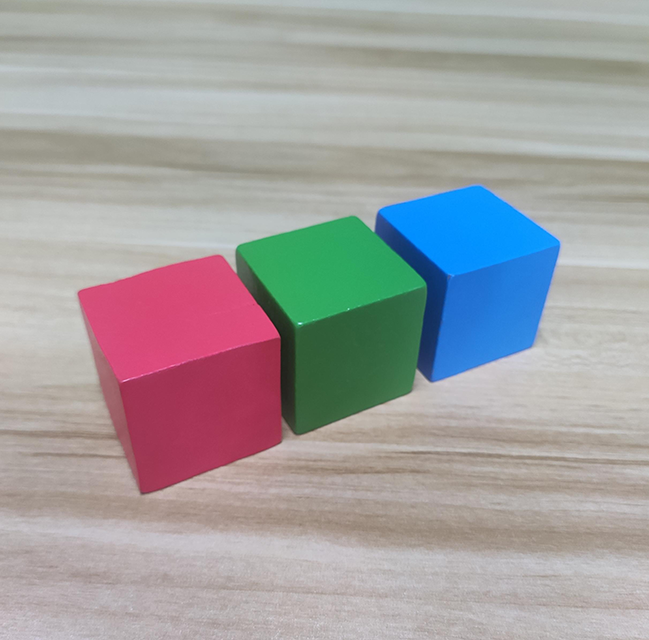
#> input picture OpenCV_tutorials/Threshold_Processing/test.jpg, 649 x 640 px
$ python Otsu_demo.py
#> lines starting #> are read from the running program, lines starting #| are printed output that depends on the picture; after the words box and inside, x2 and y2 are one past the last pixel; in counts of white or black regions, pixels touching at a corner belong together
import cv2
img=cv2.imread('test.jpg')
#> img is the input picture: shape (640, 649, 3); mean B, G, R 161, 159.8, 161.6
img_gray = cv2.cvtColor(img,cv2.COLOR_BGR2GRAY)
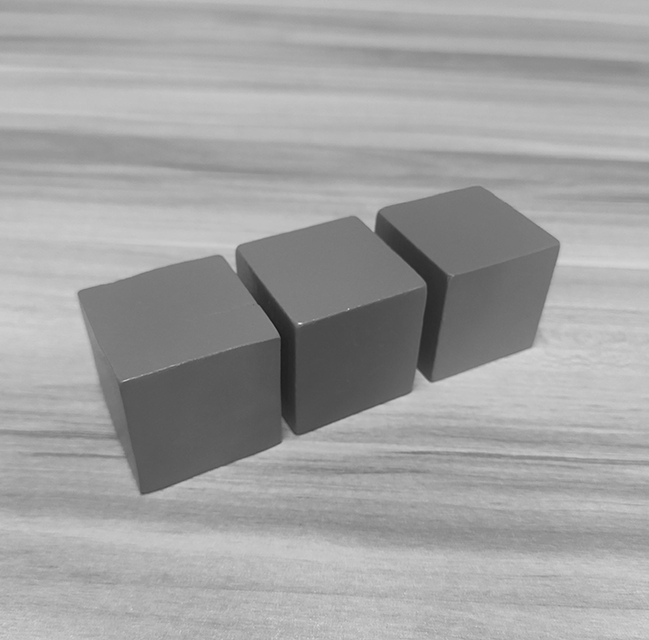
#> img_gray: shape (640, 649); min 22, max 239, mean 160.5
ret, img2 = cv2.threshold(img_gray, 0, 255, cv2.THRESH_BINARY_INV+cv2.THRESH_OTSU)
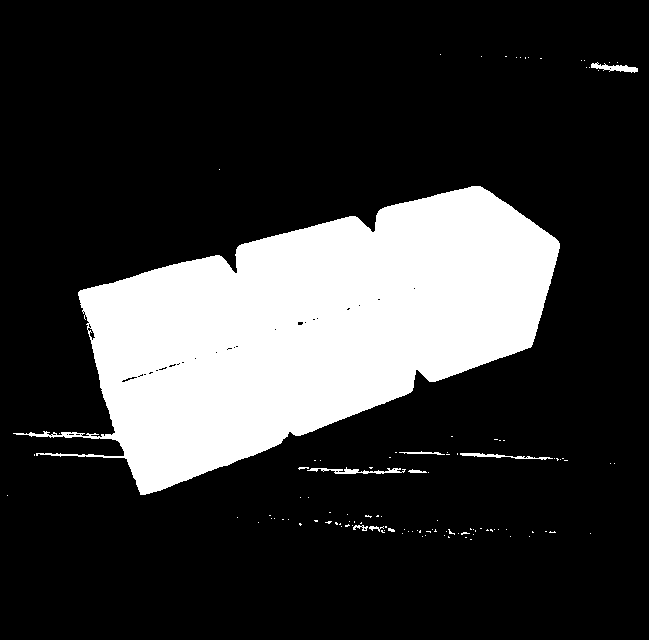
#> img2: shape (640, 649); 21.1% white; 113 white regions (103 under 20 px), largest, box (x1, y1, x2, y2) and area: (13, 186, 560, 495) 86513, (307, 467, 406, 474) 298, (591, 62, 638, 73) 241
#> ret = 139

cv2.imshow("BINARY", img2)
cv2.waitKey(0)
cv2.destroyAllWindows()
